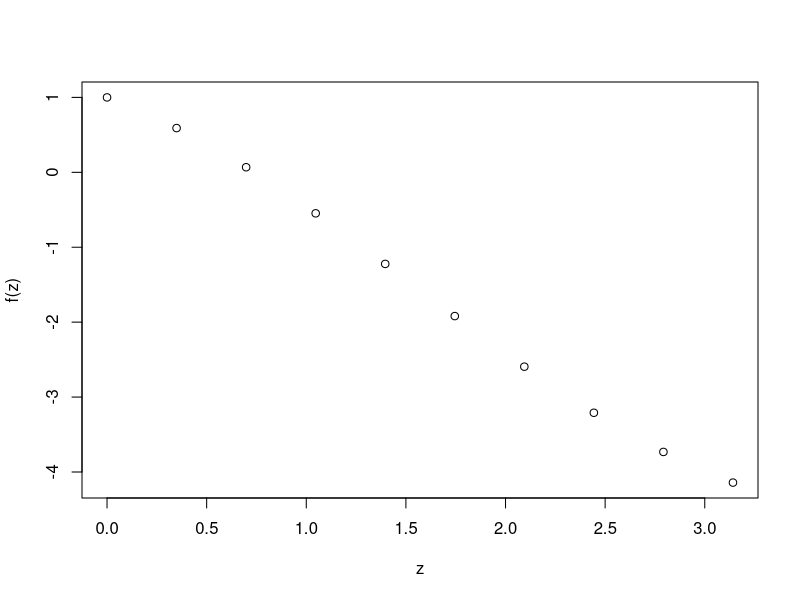
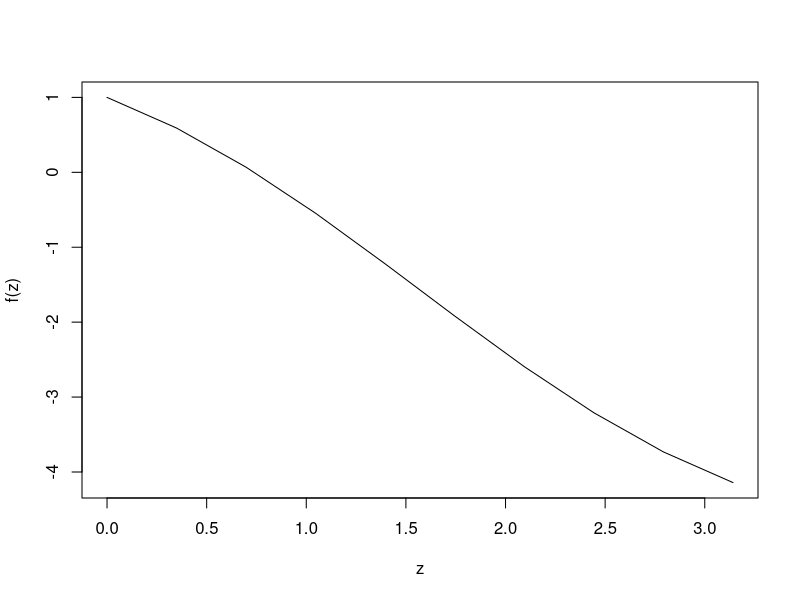
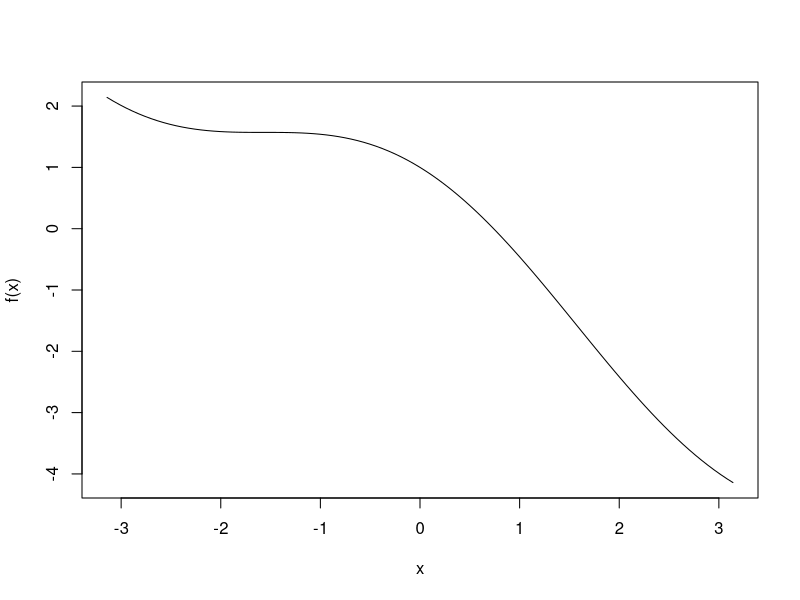

R code for these plots, in order: (Note: this script raises an error after producing the figures.)
# Building Functions
# f(x) = x^2

f<- function(x){
  a<- x^2
  b<- x^3
  c(a,b)
}

f(50)

# we can write this function differently, but in any case
# it is all the same

# if we have just one line in our function then we can drop the {} too
# it would not return an error

# f(x) = x^2 + 2*x + 1
f <- function(x){
  r<- x^2 + 2*x+1
  r
}

f(9)


# f(x) = cos(x) - x

f <- function(x){
  cos(x) - x
}
f(pi)


z<- seq(0,pi,length=10)
f(z)
plot(z,f(z))
plot(z,f(z), type = 'l')


# curve function make plots for functions with limitation you provide
curve(f, -pi,pi)

# integral
# it uses numerical methods
integrate(f, lower = 0, upper = pi)

# f(x) = sqrt(x) + 2*x^2 -1

f<- function(x){
  sqrt(x) + 2*x^2 -1
}
integrate(f, lower = 0, upper = 20)
# we cannot put negative numbers when we have sqrt in our function


# Solving Equations or finding the root of the equation
# cos(x) - x = 0

uniroot(f, c(-pi , pi))
# output, root: the number when our equation is equal to zero
#, f.root: when we put the root in the function, in this case we are close to
# zero not absolutly zero
# iter: the number of iteration to get to our root, our find our root

f<- function(x){
  x^4 - 16
}
uniroot(f, c(0 , 5))

# if we solve it between -5 and 5
uniroot(f, c(-5 , 5))


# multi variate functions
# f(x,y) = x^2 + y^2
f <- function(x,y){
  z <- x^2 + y^2
  z
}


f <- function(x,y=6){
  z <- x^2 + y^2
  z
}

f(2)


##### if statements

x<- 10

if(x>5){
  y<- sin(x)/x
} else{y<- 5*cos(x)}



ifelse(x>5, y<- sin(x)/x, y<- 5*cos(x))


x <- c(1,2,3,4,5,6,10)
median((x))

y <- sort(x)
n <- length(x)
if(n %% 2 == 0){
  m <- (y[n/2] + y[n/2+1])/2
}else{
  m <- y[(n+1)/2]
}
m


x <- c(1,4,5,7,9)
y <- c(4,5,1,3)
R <- 10
f <- function(x,y, R){
  if(length(x) != length(y)){
    stop('the vectors are not in the same length')
  }
  else {
  sum(x^2+y^2 <=  R^2)
  }
}
f(x,y,R)


gammalik <- function(theta, x){
  alpha <- theta[1]
  beta <- theta[2]
  
  z <- (1/gamma(alpha)*beta^alpha)*x^(alpha - 1)*exp(-x/beta)
  y<- ifelse(x >= 0, z, 0)
  prod(y)
}


gammalik(c(3,1),x)

optim()


# تمرین -------
